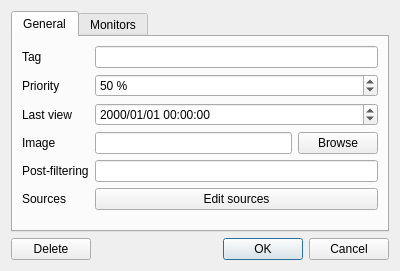
<?xml version="1.0" encoding="UTF-8"?>
<ui version="4.0">
 <class>FavoriteWindow</class>
 <widget class="QDialog" name="FavoriteWindow">
  <property name="geometry">
   <rect>
    <x>0</x>
    <y>0</y>
    <width>400</width>
    <height>264</height>
   </rect>
  </property>
  <property name="windowTitle">
   <string>Edit a favorite</string>
  </property>
  <property name="windowIcon">
   <iconset resource="../resources/resources.qrc">
    <normaloff>:/images/icon.ico</normaloff>:/images/icon.ico</iconset>
  </property>
  <layout class="QVBoxLayout" name="verticalLayout">
   <item>
    <widget class="QTabWidget" name="tabWidget">
     <property name="currentIndex">
      <number>0</number>
     </property>
     <widget class="QWidget" name="tabGeneral">
      <attribute name="title">
       <string>General</string>
      </attribute>
      <layout class="QFormLayout" name="formLayout">
       <item row="0" column="0">
        <widget class="QLabel" name="tagLabel">
         <property name="whatsThis">
          <string>Tag corresponding to the favorite. It is not often useful to change it.</string>
         </property>
         <property name="text">
          <string>Tag</string>
         </property>
        </widget>
       </item>
       <item row="0" column="1">
        <widget class="QLineEdit" name="tagLineEdit"/>
       </item>
       <item row="1" column="0">
        <widget class="QLabel" name="noteLabel">
         <property name="whatsThis">
          <string>Between 0 and 100, the note can be used to sort the favorites in preference order.</string>
         </property>
         <property name="text">
          <string>Priority</string>
         </property>
        </widget>
       </item>
       <item row="1" column="1">
        <widget class="QSpinBox" name="noteSpinBox">
         <property name="suffix">
          <string> %</string>
         </property>
         <property name="maximum">
          <number>100</number>
         </property>
         <property name="value">
          <number>50</number>
         </property>
        </widget>
       </item>
       <item row="2" column="0">
        <widget class="QLabel" name="lastViewedLabel">
         <property name="whatsThis">
          <string>Last time you clicked on &quot;Mark as viewed&quot;.</string>
         </property>
         <property name="text">
          <string>Last view</string>
         </property>
        </widget>
       </item>
       <item row="2" column="1">
        <widget class="QDateTimeEdit" name="lastViewedDateTimeEdit">
         <property name="displayFormat">
          <string>yyyy/MM/dd HH:mm:ss</string>
         </property>
        </widget>
       </item>
       <item row="3" column="0">
        <widget class="QLabel" name="imageLabel">
         <property name="whatsThis">
          <string>Image whose icon will be displayed in the favorites list.</string>
         </property>
         <property name="text">
          <string>Image</string>
         </property>
        </widget>
       </item>
       <item row="3" column="1">
        <layout class="QHBoxLayout" name="layoutImage" stretch="1,0">
         <item>
          <widget class="QLineEdit" name="imageLineEdit">
           <property name="sizePolicy">
            <sizepolicy hsizetype="Expanding" vsizetype="Fixed">
             <horstretch>0</horstretch>
             <verstretch>0</verstretch>
            </sizepolicy>
           </property>
           <property name="readOnly">
            <bool>false</bool>
           </property>
          </widget>
         </item>
         <item>
          <widget class="QPushButton" name="openButton">
           <property name="text">
            <string>Browse</string>
           </property>
          </widget>
         </item>
        </layout>
       </item>
       <item row="4" column="0">
        <widget class="QLabel" name="postFilteringLabel">
         <property name="text">
          <string>Post-filtering</string>
         </property>
        </widget>
       </item>
       <item row="4" column="1">
        <widget class="QLineEdit" name="postFilteringLineEdit"/>
       </item>
       <item row="5" column="0">
        <widget class="QLabel" name="labelSources">
         <property name="text">
          <string>Sources</string>
         </property>
        </widget>
       </item>
       <item row="5" column="1">
        <widget class="QPushButton" name="buttonSources">
         <property name="text">
          <string>Edit sources</string>
         </property>
        </widget>
       </item>
      </layout>
     </widget>
     <widget class="QWidget" name="tabMonitoring">
      <attribute name="title">
       <string>Monitors</string>
      </attribute>
      <layout class="QFormLayout" name="formLayout_3">
       <item row="0" column="0">
        <widget class="QLabel" name="labelMonitoringSource">
         <property name="text">
          <string>Source</string>
         </property>
        </widget>
       </item>
       <item row="0" column="1">
        <widget class="QComboBox" name="comboMonitoringSource"/>
       </item>
       <item row="1" column="0">
        <widget class="QLabel" name="labelMonitoringInterval">
         <property name="text">
          <string>Monitoring interval</string>
         </property>
        </widget>
       </item>
       <item row="1" column="1">
        <widget class="QSpinBox" name="spinMonitoringInterval">
         <property name="suffix">
          <string> min</string>
         </property>
         <property name="maximum">
          <number>100000</number>
         </property>
        </widget>
       </item>
       <item row="2" column="0" colspan="2">
        <widget class="QLabel" name="labelMonitoringIntervalHelp">
         <property name="font">
          <font>
           <italic>true</italic>
          </font>
         </property>
         <property name="text">
          <string>Set the interval to 0 to disable monitoring.</string>
         </property>
         <property name="wordWrap">
          <bool>true</bool>
         </property>
        </widget>
       </item>
       <item row="3" column="0" colspan="2">
        <widget class="QCheckBox" name="checkMonitoingDownload">
         <property name="text">
          <string>Download</string>
         </property>
        </widget>
       </item>
       <item row="4" column="0">
        <widget class="QLabel" name="labelPathOverride">
         <property name="text">
          <string>Path</string>
         </property>
        </widget>
       </item>
       <item row="5" column="0">
        <widget class="QLabel" name="labelFilenameOverride">
         <property name="text">
          <string>Filename</string>
         </property>
        </widget>
       </item>
       <item row="6" column="0" colspan="2">
        <widget class="QLabel" name="labelOverrideHelp">
         <property name="font">
          <font>
           <italic>true</italic>
          </font>
         </property>
         <property name="text">
          <string>Leave empty to use default settings.</string>
         </property>
        </widget>
       </item>
       <item row="5" column="1">
        <widget class="QLineEdit" name="lineFilenameOverride"/>
       </item>
       <item row="4" column="1">
        <layout class="QHBoxLayout" name="horizontalLayout">
         <item>
          <widget class="QLineEdit" name="linePathOverride"/>
         </item>
         <item>
          <widget class="QPushButton" name="buttonPathOverride">
           <property name="maximumSize">
            <size>
             <width>30</width>
             <height>16777215</height>
            </size>
           </property>
           <property name="text">
            <string notr="true">...</string>
           </property>
          </widget>
         </item>
        </layout>
       </item>
      </layout>
     </widget>
    </widget>
   </item>
   <item>
    <layout class="QHBoxLayout" name="horizontalLayout_2">
     <item>
      <widget class="QPushButton" name="buttonRemove">
       <property name="text">
        <string>Delete</string>
       </property>
      </widget>
     </item>
     <item>
      <spacer name="horizontalSpacer">
       <property name="orientation">
        <enum>Qt::Orientation::Horizontal</enum>
       </property>
       <property name="sizeHint" stdset="0">
        <size>
         <width>40</width>
         <height>20</height>
        </size>
       </property>
      </spacer>
     </item>
     <item>
      <widget class="QDialogButtonBox" name="buttonBox">
       <property name="orientation">
        <enum>Qt::Orientation::Horizontal</enum>
       </property>
       <property name="standardButtons">
        <set>QDialogButtonBox::StandardButton::Cancel|QDialogButtonBox::StandardButton::Ok</set>
       </property>
      </widget>
     </item>
    </layout>
   </item>
  </layout>
 </widget>
 <resources>
  <include location="../resources/resources.qrc"/>
 </resources>
 <connections>
  <connection>
   <sender>buttonBox</sender>
   <signal>accepted()</signal>
   <receiver>FavoriteWindow</receiver>
   <slot>accept()</slot>
   <hints>
    <hint type="sourcelabel">
     <x>389</x>
     <y>282</y>
    </hint>
    <hint type="destinationlabel">
     <x>157</x>
     <y>274</y>
    </hint>
   </hints>
  </connection>
  <connection>
   <sender>buttonBox</sender>
   <signal>rejected()</signal>
   <receiver>FavoriteWindow</receiver>
   <slot>reject()</slot>
   <hints>
    <hint type="sourcelabel">
     <x>389</x>
     <y>282</y>
    </hint>
    <hint type="destinationlabel">
     <x>286</x>
     <y>274</y>
    </hint>
   </hints>
  </connection>
  <connection>
   <sender>buttonSources</sender>
   <signal>clicked()</signal>
   <receiver>FavoriteWindow</receiver>
   <slot>openSourcesWindow()</slot>
   <hints>
    <hint type="sourcelabel">
     <x>367</x>
     <y>206</y>
    </hint>
    <hint type="destinationlabel">
     <x>396</x>
     <y>197</y>
    </hint>
   </hints>
  </connection>
  <connection>
   <sender>buttonPathOverride</sender>
   <signal>clicked()</signal>
   <receiver>FavoriteWindow</receiver>
   <slot>choosePathOverride()</slot>
   <hints>
    <hint type="sourcelabel">
     <x>367</x>
     <y>155</y>
    </hint>
    <hint type="destinationlabel">
     <x>399</x>
     <y>156</y>
    </hint>
   </hints>
  </connection>
  <connection>
   <sender>openButton</sender>
   <signal>clicked()</signal>
   <receiver>FavoriteWindow</receiver>
   <slot>browseImage()</slot>
   <hints>
    <hint type="sourcelabel">
     <x>339</x>
     <y>138</y>
    </hint>
    <hint type="destinationlabel">
     <x>397</x>
     <y>134</y>
    </hint>
   </hints>
  </connection>
  <connection>
   <sender>buttonRemove</sender>
   <signal>clicked()</signal>
   <receiver>FavoriteWindow</receiver>
   <slot>removeFavorite()</slot>
   <hints>
    <hint type="sourcelabel">
     <x>65</x>
     <y>254</y>
    </hint>
    <hint type="destinationlabel">
     <x>89</x>
     <y>252</y>
    </hint>
   </hints>
  </connection>
 </connections>
 <slots>
  <slot>removeFavorite()</slot>
  <slot>openSourcesWindow()</slot>
  <slot>choosePathOverride()</slot>
  <slot>browseImage()</slot>
 </slots>
</ui>
